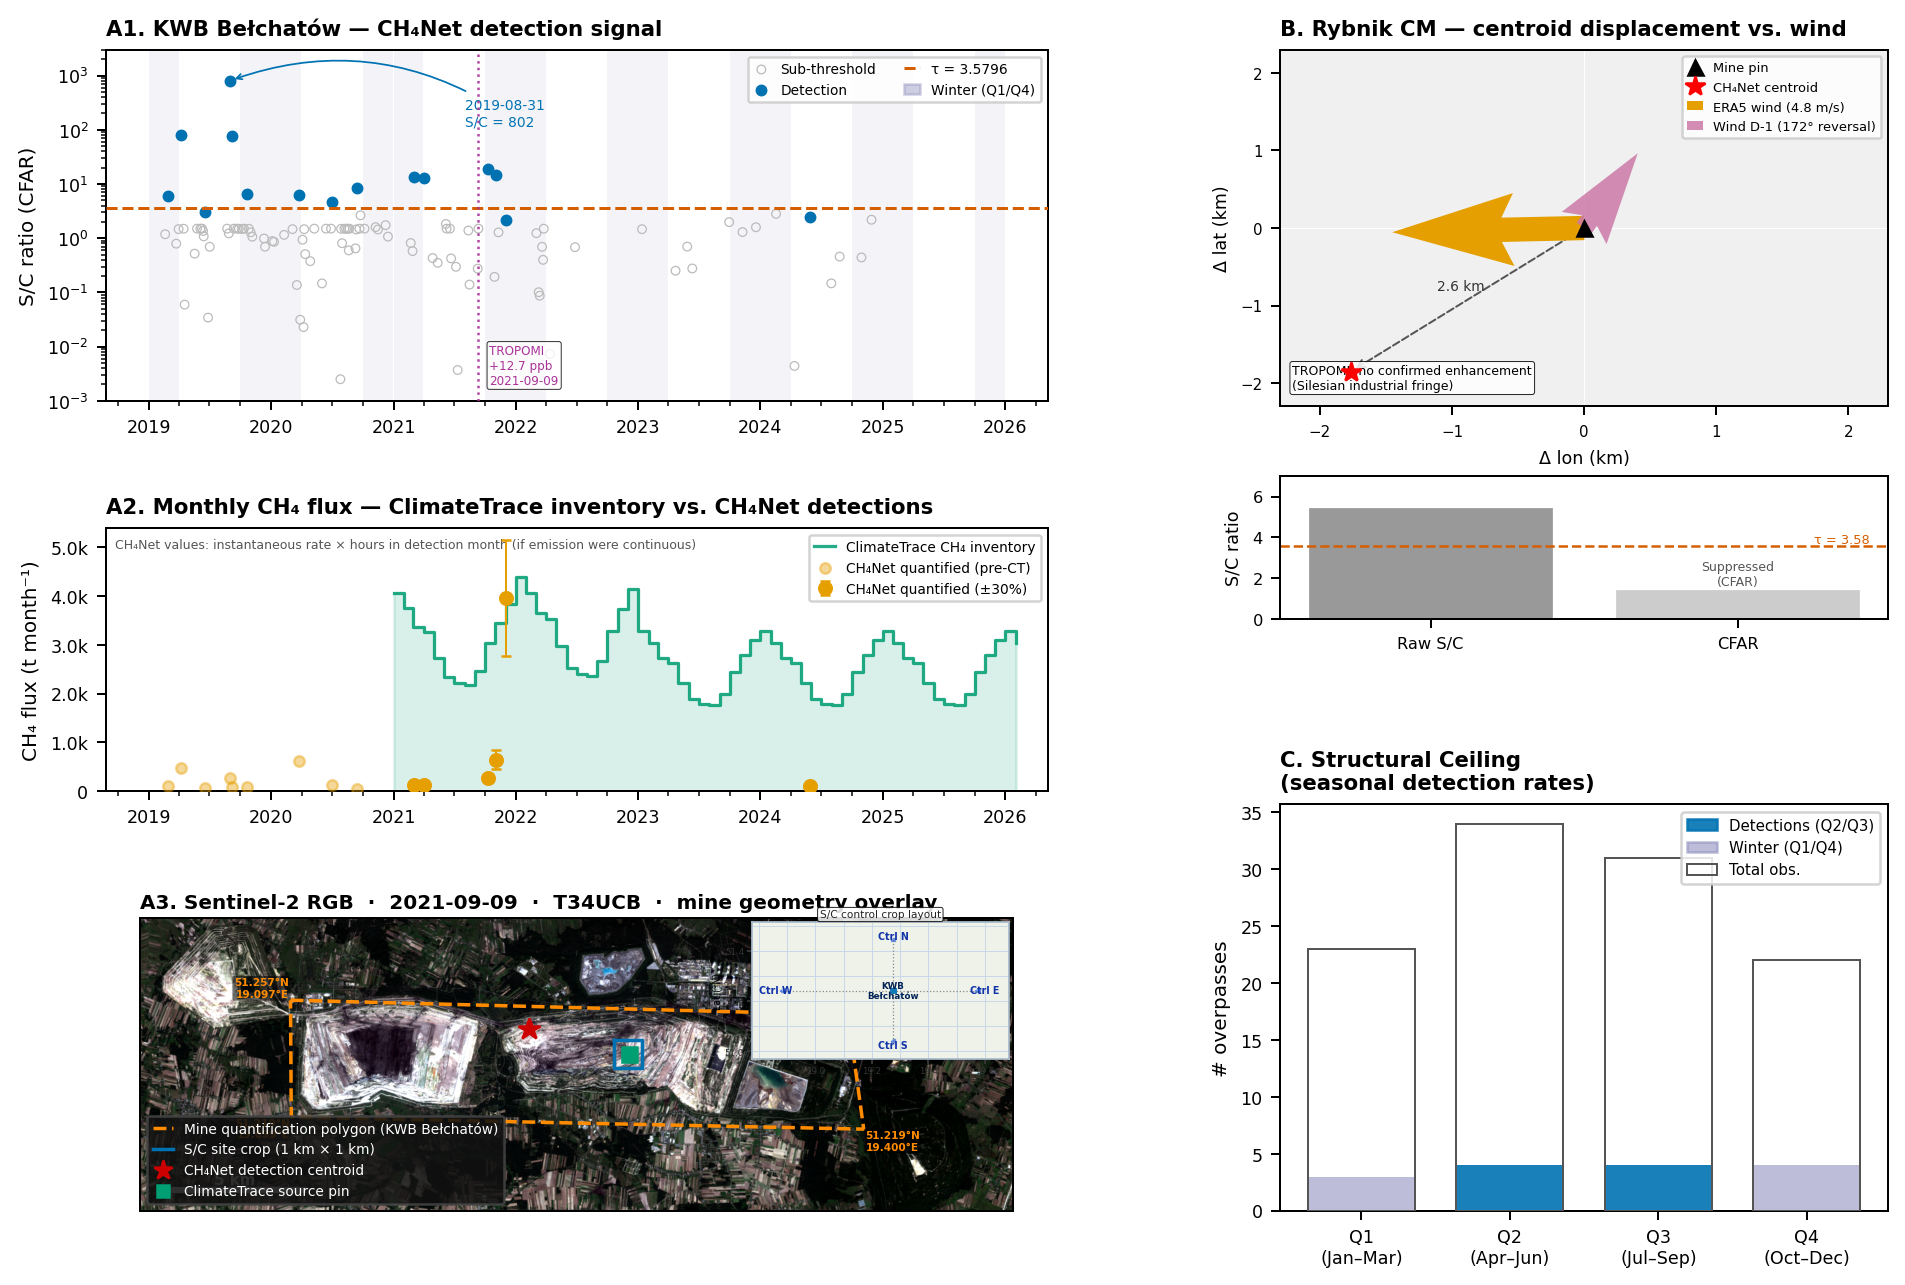

This chart was generated by the following Python code:
"""
Bełchatów detection figure — Panel A restructured as 3 sub-panels:
  A1: S/C CFAR time series with winter shading + TROPOMI annotation
  A2: ClimateTrace monthly CH4 (t/month) vs CH4Net quantified flow (kg/h → t/day)
  A3: Sentinel-2 RGB map of mine with polygon, S/C crop box, detection centroid
  B:  Rybnik CM displacement + CFAR bar (unchanged)
  C:  Seasonal detection counts (unchanged)
"""

import json, math
import numpy as np
import pandas as pd
import matplotlib.pyplot as plt
import matplotlib.gridspec as gridspec
import matplotlib.dates as mdates
import matplotlib.patches as mpatches
import matplotlib.ticker as mticker
from matplotlib.colors import Normalize
from matplotlib.lines import Line2D
from pathlib import Path

plt.rcParams.update({
    'font.size': 8, 'axes.labelsize': 8,
    'xtick.labelsize': 7, 'ytick.labelsize': 7, 'legend.fontsize': 7,
    'font.family': 'sans-serif', 'font.sans-serif': ['Arial', 'Helvetica', 'DejaVu Sans'],
    'pdf.fonttype': 42, 'axes.linewidth': 0.8,
})
COLORS = {
    'above': '#0072B2', 'sub': '#BBBBBB', 'thresh': '#D55E00',
    'ct': '#009E73', 'quant': '#E69F00', 'winter': '#8888BB',
}
TAU = 3.5796
ROOT = Path(__file__).parent.parent

# ── helpers ──────────────────────────────────────────────────────────────────
def wgs84_to_utm34n(lat_deg, lon_deg):
    a=6378137.0; e2=0.00669437999014; k0=0.9996; lon0=21.0
    lat=math.radians(lat_deg); lon=math.radians(lon_deg); lon0r=math.radians(lon0)
    N=a/math.sqrt(1-e2*math.sin(lat)**2); T=math.tan(lat)**2
    A_=math.cos(lat)*(lon-lon0r); e4=e2**2; e6=e2**3
    M=a*((1-e2/4-3*e4/64-5*e6/256)*lat-(3*e2/8+3*e4/32+45*e6/1024)*math.sin(2*lat)
         +(15*e4/256+45*e6/1024)*math.sin(4*lat)-(35*e6/3072)*math.sin(6*lat))
    x=500000+k0*N*(A_+(1-T)*A_**3/6+(5-18*T+T**2)*A_**5/120)
    y=k0*(M+N*math.tan(lat)*(A_**2/2+(5-T+9*T)*A_**4/24+(61-58*T+T**2)*A_**6/720))
    return x, y

def utm_to_px(utm_x, utm_y, origin_x=300000, origin_y=5700000, res=10):
    """Return (col, row) pixel in the T34UCB tile."""
    return (utm_x - origin_x) / res, (origin_y - utm_y) / res

def pct_stretch(arr, lo=2, hi=98):
    p_lo, p_hi = np.percentile(arr, lo), np.percentile(arr, hi)
    return np.clip((arr - p_lo) / (p_hi - p_lo + 1e-6), 0, 1)

# ── Data ─────────────────────────────────────────────────────────────────────
with open(ROOT / 'results_analysis/belchatow_annual_timeseries_mbsp.json') as f:
    bel_data = json.load(f)

dates, sc_scores, is_detect, partial = [], [], [], []
flow_dates, flow_kgh, flow_lo, flow_hi = [], [], [], []

for r in bel_data['records']:
    dt = r.get('acquisition_date') or r.get('search', {}).get('acquisition_date')
    if not dt: continue
    det = r.get('detection', {}); q = r.get('quantification', {})
    if 'sc_cfar' not in det: continue
    dates.append(dt); sc_scores.append(det['sc_cfar'])
    is_detect.append(det.get('cfar_detect', False))
    partial.append(r.get('partial_swath', False))
    if det.get('cfar_detect') and q.get('flow_rate_kgh') is not None:
        flow_dates.append(dt)
        flow_kgh.append(q['flow_rate_kgh'])
        flow_lo.append(q['flow_rate_lower_kgh'])
        flow_hi.append(q['flow_rate_upper_kgh'])

df = pd.DataFrame({'date': dates, 'sc_cfar': sc_scores,
                   'detect': is_detect, 'partial': partial})
df['date'] = pd.to_datetime(df['date'], format='mixed', utc=True)
df = df[~df['partial']].copy()
df['quarter'] = df['date'].dt.quarter

fd = pd.to_datetime(flow_dates, format='mixed', utc=True)
flow_kgh = np.array(flow_kgh)
flow_lo  = np.array(flow_lo)
flow_hi  = np.array(flow_hi)
# Convert kg/h → t/month using actual days in the detection month
# (apples-to-apples with ClimateTrace monthly totals)
import calendar
days_in_month = np.array([calendar.monthrange(d.year, d.month)[1] for d in fd])
to_t_month = 24 * days_in_month / 1000   # array, one per detection
flow_t    = flow_kgh * to_t_month
flow_t_lo = flow_lo  * to_t_month
flow_t_hi = flow_hi  * to_t_month

# ClimateTrace
ct_raw = pd.read_csv(ROOT / 'data/16168_climate_trace_ch4.csv')
ct = ct_raw[ct_raw['gas'] == 'ch4'].copy()
def parse_ct(s):
    p = str(s).split('-')
    return pd.Timestamp(f"{p[0]}-{int(p[1]):02d}-{int(p[2]):02d}", tz='UTC')
ct['date'] = ct['start_time'].apply(parse_ct)
ct = ct.sort_values('date')

# Rybnik
with open(ROOT / 'results_analysis/rybnik_centroid_vs_wind.json') as f:
    ryb = json.load(f)

# ── S2 map crop (2021-09-09 npy — good clear summer image) ──────────────────
# Use the 2021-09-09 tile for the map (it was the requested date; not detected
# but the RGB is fine for geographic context — we're showing location, not signal)
npy_path = ROOT/'data/npy_cache/S2B_MSIL1C_20210909T095029_N0500_R079_T34UCB_20230117T015854.npy'
s2 = np.load(npy_path)

# Crop covering the mine polygon + padding (zoomed out more for label clearance)
# Mine polygon px: rows 1987-2460, cols 6721-8823
PAD_R, PAD_C = 300, 550
r0, r1 = 1987 - PAD_R, 2460 + PAD_R
c0, c1 = 6721 - PAD_C, 8823 + PAD_C
map_crop = s2[r0:r1, c0:c1, :].astype(np.float32)

rgb = np.stack([pct_stretch(map_crop[:,:,3]),   # B04 Red
                pct_stretch(map_crop[:,:,2]),   # B03 Green
                pct_stretch(map_crop[:,:,1])],  # B02 Blue
               axis=-1)

# Key pixel positions relative to crop
def crop_px(lat, lon):
    """Pixel (col-in-crop, row-in-crop) for a lat/lon."""
    x, y = wgs84_to_utm34n(lat, lon)
    gc, gr = utm_to_px(x, y)
    return gc - c0, gr - r0   # col offset, row offset

# Mine polygon corners (in crop-px)
corners_latlon = [(51.2570, 19.0970), (51.2566, 19.3900),
                  (51.2190, 19.3996), (51.2185, 19.0990)]
corners_px = [crop_px(la, lo) for la, lo in corners_latlon]
mine_xs = [p[0] for p in corners_px] + [corners_px[0][0]]
mine_ys = [p[1] for p in corners_px] + [corners_px[0][1]]

# S/C crop box centred at 51.242°N, 19.275°E, 100×100 px at 10m = 1km
mc_x, mc_y = crop_px(51.242, 19.275)
box_half = 50   # 500m radius = 100px × 10m/px
box_x = [mc_x-box_half, mc_x+box_half, mc_x+box_half, mc_x-box_half, mc_x-box_half]
box_y = [mc_y-box_half, mc_y-box_half, mc_y+box_half, mc_y+box_half, mc_y-box_half]

# Detection centroid & ClimateTrace pin
det_x, det_y = crop_px(51.2495, 19.2227)
ct_x,  ct_y  = crop_px(51.2420, 19.2754)

# ── Figure layout ─────────────────────────────────────────────────────────────
# Left column: 3 stacked sub-panels for Panel A
# Right: B (map+bar) and C (seasonal)
fig = plt.figure(figsize=(11.0, 7.5))
gs_root = gridspec.GridSpec(1, 2, width_ratios=[1.55, 1.0],
                             wspace=0.30, left=0.07, right=0.97,
                             top=0.94, bottom=0.08)

# Left column = 3 rows for A1, A2, A3
gs_A = gridspec.GridSpecFromSubplotSpec(3, 1, subplot_spec=gs_root[0],
                                         hspace=0.42,
                                         height_ratios=[1.2, 0.9, 1.0])
axA1 = fig.add_subplot(gs_A[0])
axA2 = fig.add_subplot(gs_A[1])
axA3 = fig.add_subplot(gs_A[2])

# Right column = B (top 60%) + C (bottom 40%)
gs_R = gridspec.GridSpecFromSubplotSpec(2, 1, subplot_spec=gs_root[1],
                                          hspace=0.38, height_ratios=[1.4, 1.0])
# B splits map + bar
gs_B = gridspec.GridSpecFromSubplotSpec(2, 1, subplot_spec=gs_R[0],
                                          height_ratios=[2.5, 1], hspace=0.28)
axB_map = fig.add_subplot(gs_B[0])
axB_bar = fig.add_subplot(gs_B[1])
axC = fig.add_subplot(gs_R[1])

# ══════════════════════════════════════════════════════════════════════════════
# A1 — S/C CFAR timeseries
# ══════════════════════════════════════════════════════════════════════════════
for yr in range(2019, 2026):
    axA1.axvspan(pd.Timestamp(f'{yr}-01-01', tz='UTC'),
                 pd.Timestamp(f'{yr}-03-31', tz='UTC'),
                 alpha=0.09, color=COLORS['winter'], lw=0, zorder=0)
    axA1.axvspan(pd.Timestamp(f'{yr}-10-01', tz='UTC'),
                 pd.Timestamp(f'{yr}-12-31', tz='UTC'),
                 alpha=0.09, color=COLORS['winter'], lw=0, zorder=0)

ab = df['detect'] == True; su = ~ab
axA1.scatter(df.loc[su, 'date'], df.loc[su, 'sc_cfar'],
             facecolors='none', edgecolors=COLORS['sub'], s=12, lw=0.5,
             label='Sub-threshold', zorder=3)
axA1.scatter(df.loc[ab, 'date'], df.loc[ab, 'sc_cfar'],
             color=COLORS['above'], s=14, label='Detection', zorder=4)
axA1.axhline(TAU, color=COLORS['thresh'], ls='--', lw=1.2,
             label=f'τ = {TAU}', zorder=5)

# TROPOMI: vertical tick at date only — not on S/C value scale
tropomi_dt = pd.Timestamp('2021-09-09', tz='UTC')
axA1.axvline(tropomi_dt, color='#AA3399', lw=1.0, ls=':', zorder=6, alpha=0.9)
axA1.text(tropomi_dt + pd.Timedelta(days=35), 1.8e-3,
          'TROPOMI\n+12.7 ppb\n2021-09-09',
          fontsize=4.8, color='#AA3399', va='bottom', ha='left',
          bbox=dict(boxstyle='round,pad=0.2', fc='white', alpha=0.8, lw=0.4))

# Outlier annotation
axA1.annotate('2019-08-31\nS/C = 802',
              xy=(pd.Timestamp('2019-08-31', tz='UTC'), 802.6),
              xytext=(pd.Timestamp('2021-08-01', tz='UTC'), 200),
              fontsize=5.5, color=COLORS['above'],
              arrowprops=dict(arrowstyle='->', lw=0.7, color=COLORS['above'],
                              connectionstyle='arc3,rad=0.25'), va='center')

axA1.set_yscale('log'); axA1.set_ylim(1e-3, 3000)
axA1.set_ylabel('S/C ratio (CFAR)', fontsize=8)
axA1.set_title('A1. KWB Bełchatów — CH₄Net detection signal',
                fontweight='bold', loc='left', fontsize=8.5)
axA1.xaxis.set_major_locator(mdates.YearLocator())
axA1.xaxis.set_major_formatter(mdates.DateFormatter('%Y'))
axA1.xaxis.set_minor_locator(mdates.MonthLocator(bymonth=[4, 7, 10]))
axA1.tick_params(axis='x', which='minor', length=2)

win_p = mpatches.Patch(color=COLORS['winter'], alpha=0.4, label='Winter (Q1/Q4)')
h1, l1 = axA1.get_legend_handles_labels()
axA1.legend(h1 + [win_p], l1 + ['Winter (Q1/Q4)'],
            fontsize=5.5, loc='upper right', framealpha=0.85,
            ncol=2, handlelength=1.2)

# ══════════════════════════════════════════════════════════════════════════════
# A2 — Emissions comparison: ClimateTrace vs CH4Net quantified
# ══════════════════════════════════════════════════════════════════════════════
# ClimateTrace as step line
ct_vis = ct[ct['date'] >= pd.Timestamp('2021-01-01', tz='UTC')]
axA2.step(ct_vis['date'], ct_vis['emissions_quantity'],
          where='post', color=COLORS['ct'], lw=1.3, alpha=0.85,
          label='ClimateTrace CH₄ inventory', zorder=3)
axA2.fill_between(ct_vis['date'], 0, ct_vis['emissions_quantity'],
                   step='post', color=COLORS['ct'], alpha=0.15, zorder=2)

# CH4Net quantified detections as scatter + error bars (t/month)
# Only show those with CT coverage (2021+)
vis_mask = fd >= pd.Timestamp('2021-01-01', tz='UTC')
if vis_mask.any():
    yerr_lo = (flow_t - flow_t_lo)[vis_mask]
    yerr_hi = (flow_t_hi - flow_t)[vis_mask]
    axA2.errorbar(fd[vis_mask], flow_t[vis_mask],
                  yerr=[yerr_lo, yerr_hi],
                  fmt='o', color=COLORS['quant'], ms=5, lw=0.8, capsize=2,
                  label='CH₄Net quantified (±30%)', zorder=5)

# All quantified detections (pre-2021 too) as lighter background markers
all_vis = fd < pd.Timestamp('2021-01-01', tz='UTC')
if all_vis.any():
    axA2.scatter(fd[all_vis], flow_t[all_vis], marker='o',
                 color=COLORS['quant'], alpha=0.4, s=18, zorder=4,
                 label='CH₄Net quantified (pre-CT)')

axA2.set_ylabel('CH₄ flux (t month⁻¹)', fontsize=8)
axA2.set_title('A2. Monthly CH₄ flux — ClimateTrace inventory vs. CH₄Net detections',
                fontweight='bold', loc='left', fontsize=8.5)
axA2.xaxis.set_major_locator(mdates.YearLocator())
axA2.xaxis.set_major_formatter(mdates.DateFormatter('%Y'))
axA2.xaxis.set_minor_locator(mdates.MonthLocator(bymonth=[4, 7, 10]))
axA2.tick_params(axis='x', which='minor', length=2)
axA2.set_xlim(axA1.get_xlim())
axA2.yaxis.set_major_formatter(mticker.FuncFormatter(
    lambda x, _: f'{x/1000:.1f}k' if x >= 1000 else f'{x:.0f}'))
axA2.legend(fontsize=5.5, loc='upper right', framealpha=0.85, handlelength=1.5)
axA2.set_ylim(bottom=0)
axA2.text(0.01, 0.96,
          'CH₄Net values: instantaneous rate × hours in detection month (if emission were continuous)',
          transform=axA2.transAxes, fontsize=5.0, color='#555555', va='top')

# ══════════════════════════════════════════════════════════════════════════════
# A3 — Sentinel-2 RGB map with mine geometry
# ══════════════════════════════════════════════════════════════════════════════
axA3.imshow(rgb, origin='upper', interpolation='bilinear', aspect='equal')

# Mine quantification polygon (orange dashed)
axA3.plot(mine_xs, mine_ys, color='#FF8C00', lw=1.4, ls='--',
          label='Mine quantification polygon (KWB Bełchatów)')

# Corner coordinate labels — offset slightly outside the polygon
corner_labels = [
    # (crop_px col, crop_px row, ha, va, lat_str, lon_str)
    (corners_px[0][0], corners_px[0][1], 'right', 'bottom', '51.257°N', '19.097°E'),  # NW
    (corners_px[1][0], corners_px[1][1], 'left',  'bottom', '51.257°N', '19.390°E'),  # NE
    (corners_px[2][0], corners_px[2][1], 'left',  'top',    '51.219°N', '19.400°E'),  # SE
    (corners_px[3][0], corners_px[3][1], 'right', 'top',    '51.219°N', '19.099°E'),  # SW
]
for cx, cy, ha, va, lat_s, lon_s in corner_labels:
    ox = -6 if ha == 'right' else 6
    oy = -4 if va == 'bottom' else 4
    axA3.text(cx + ox, cy + oy, f'{lat_s}\n{lon_s}',
              ha=ha, va=va, fontsize=4.2, color='#FF8C00',
              fontweight='bold',
              bbox=dict(boxstyle='round,pad=0.15', fc='black', alpha=0.55, lw=0))

# S/C analysis crop box (blue solid)
axA3.plot(box_x, box_y, color=COLORS['above'], lw=1.4, ls='-',
          label='S/C site crop (1 km × 1 km)')

# Detection centroid (red star)
axA3.plot(det_x, det_y, '*', color='#CC0000', ms=9, zorder=6,
          label='CH₄Net detection centroid')

# ClimateTrace pin
axA3.plot(ct_x, ct_y, 's', color=COLORS['ct'], ms=6, zorder=6,
          label='ClimateTrace source pin')

# Scale bar — 500 px = 5 km at 10m/px
sh = rgb.shape
sb_x0, sb_x1 = sh[1]*0.03, sh[1]*0.03 + 500
sb_y = sh[0]*0.93
axA3.plot([sb_x0, sb_x1], [sb_y, sb_y], 'w-', lw=2.5)
axA3.text((sb_x0+sb_x1)/2, sb_y - 12, '5 km',
          ha='center', va='bottom', fontsize=6, color='white', fontweight='bold')

axA3.set_xticks([]); axA3.set_yticks([])
axA3.set_title('A3. Sentinel-2 RGB  ·  2021-09-09  ·  T34UCB  ·  mine geometry overlay',
                fontweight='bold', loc='left', fontsize=8.0, pad=4)

# N arrow (top-right)
axA3.annotate('N', xy=(0.975, 0.90), xytext=(0.975, 0.80),
              xycoords='axes fraction', textcoords='axes fraction',
              ha='center', fontsize=7, fontweight='bold', color='white',
              arrowprops=dict(arrowstyle='->', color='white', lw=1.2))

# Legend bottom-LEFT to keep SE corner clear
axA3.legend(fontsize=5.5, loc='lower left', framealpha=0.88,
            handlelength=1.5, markerscale=0.85,
            facecolor='#111111', labelcolor='white',
            edgecolor='#444444')

# ── Control-crop locator inset — geographic map style, fully in top-right corner ──
# Uses real lat/lon coordinates with graticule grid (looks like a map, no tiles needed)
# Site: 51.242°N, 19.275°E; offsets N/S=0.20°, E=0.30°, W=0.39°
site_lat, site_lon = 51.242, 19.275
ctrl_offsets = {
    'N': (site_lat + 0.20, site_lon),
    'S': (site_lat - 0.20, site_lon),
    'E': (site_lat,         site_lon + 0.30),
    'W': (site_lat,         site_lon - 0.39),
}
# Lon/lat bounds for inset
lon_min, lon_max = site_lon - 0.50, site_lon + 0.41
lat_min, lat_max = site_lat - 0.27, site_lat + 0.27

# Inset fully in top-right corner
ax_cc = axA3.inset_axes([0.70, 0.52, 0.295, 0.465])
ax_cc.set_facecolor('#EDF4FB')   # light blue-grey — "water/terrain" feel

# Draw graticule grid (0.1° spacing)
import numpy as _np
for glon in _np.arange(math.floor(lon_min*10)/10, lon_max, 0.1):
    ax_cc.axvline(glon, color='#C8D8E8', lw=0.4, zorder=1)
for glat in _np.arange(math.floor(lat_min*10)/10, lat_max, 0.1):
    ax_cc.axhline(glat, color='#C8D8E8', lw=0.4, zorder=1)

# Terrain fill (very light green to suggest land)
ax_cc.set_facecolor('#EEF2E8')

# Control crop boxes — 1km ≈ 0.009° lat, 0.014° lon at 51°N
box_dlat = 0.0045   # half-box in lat
box_dlon = 0.0067   # half-box in lon
for name, (clat, clon) in ctrl_offsets.items():
    rect = mpatches.Rectangle(
        (clon - box_dlon, clat - box_dlat), 2*box_dlon, 2*box_dlat,
        edgecolor='#2255CC', facecolor='#99BBFF', alpha=0.6, lw=0.9,
        linestyle='--', zorder=4)
    ax_cc.add_patch(rect)
    # label outside the box
    lbl_offsets = {'N': (0, 0.015), 'S': (0, -0.018),
                   'E': (0.025, 0), 'W': (-0.025, 0)}
    dx, dy = lbl_offsets[name]
    ax_cc.text(clon + dx, clat + dy, f'Ctrl {name}',
               ha='center', va='center', fontsize=3.8,
               color='#1133AA', fontweight='bold', zorder=5)

# Site crop box (solid blue, smaller)
site_rect = mpatches.Rectangle(
    (site_lon - box_dlon, site_lat - box_dlat), 2*box_dlon, 2*box_dlat,
    edgecolor=COLORS['above'], facecolor='#88BBFF', alpha=0.9, lw=1.2, zorder=5)
ax_cc.add_patch(site_rect)
ax_cc.text(site_lon, site_lat, 'KWB\nBełchatów', ha='center', va='center',
           fontsize=3.5, color='#002255', fontweight='bold', zorder=6)

# Dotted lines from site to each control
for name, (clat, clon) in ctrl_offsets.items():
    ax_cc.plot([site_lon, clon], [site_lat, clat],
               color='#888888', lw=0.5, ls=':', zorder=2)

# Axis ticks: 0.2° spacing
ax_cc.set_xlim(lon_min, lon_max)
ax_cc.set_ylim(lat_min, lat_max)
ax_cc.set_xticks([19.0, 19.2, 19.4, 19.6])
ax_cc.set_yticks([51.0, 51.2, 51.4])
ax_cc.tick_params(labelsize=3.5, pad=1, length=2, colors='#333333')
ax_cc.set_xlabel('Lon (°E)', fontsize=3.8, labelpad=1)
ax_cc.set_ylabel('Lat (°N)', fontsize=3.8, labelpad=1)
for sp in ax_cc.spines.values():
    sp.set_edgecolor('#AABBCC'); sp.set_linewidth(0.7)
ax_cc.set_title('S/C control crop layout', fontsize=4.2, pad=2,
                 color='#222222',
                 bbox=dict(boxstyle='round,pad=0.2', fc='white', alpha=0.85, lw=0.4))

# ══════════════════════════════════════════════════════════════════════════════
# B — Rybnik (unchanged)
# ══════════════════════════════════════════════════════════════════════════════
pin_lon, pin_lat = ryb['cm_pin']['lon'], ryb['cm_pin']['lat']
cen_lon, cen_lat = ryb['centroid']['centroid_lon'], ryb['centroid']['centroid_lat']
u_e, v_e = ryb['era5_wind']['era5_u_ms'], ryb['era5_wind']['era5_v_ms']

def deg_to_km(dlon, dlat, ref_lat):
    return (dlon*111.32*math.cos(math.radians(ref_lat)), dlat*111.32)

dx_cen, dy_cen = deg_to_km(cen_lon-pin_lon, cen_lat-pin_lat, pin_lat)

axB_map.set_facecolor('#F0F0F0')
axB_map.axhline(0, color='white', lw=0.5); axB_map.axvline(0, color='white', lw=0.5)
axB_map.plot(0, 0, 'k^', ms=6, label='Mine pin', zorder=5)
axB_map.plot(dx_cen, dy_cen, 'r*', ms=8, label='CH₄Net centroid', zorder=5)
ws = 0.30
axB_map.quiver(0, 0, u_e*ws, v_e*ws, color='#E69F00', scale_units='xy', scale=1,
               width=0.04, label=f'ERA5 wind ({ryb["era5_wind"]["wind_speed_ms"]:.1f} m/s)',
               zorder=4)
dir_cm = ryb['cm_wind_one_day_prior']['wind_dir_deg']
spd_cm = ryb['cm_wind_one_day_prior']['wind_speed_ms']
u_cm = -spd_cm*math.sin(math.radians(dir_cm))
v_cm = -spd_cm*math.cos(math.radians(dir_cm))
axB_map.quiver(0, 0, u_cm*ws, v_cm*ws, color='#CC79A7', scale_units='xy', scale=1,
               width=0.04, label='Wind D-1 (172° reversal)', zorder=4, alpha=0.85)
axB_map.annotate('', xy=(dx_cen, dy_cen), xytext=(0, 0),
                 arrowprops=dict(arrowstyle='->', lw=0.8, color='#555555', ls='dashed'))
axB_map.text(dx_cen/2-0.05, dy_cen/2+0.12, f'{ryb["displacement_m"]/1000:.1f} km',
             fontsize=5.5, ha='center', color='#333333')
m = 2.3
axB_map.set_xlim(-m, m); axB_map.set_ylim(-m, m)
axB_map.set_xlabel('Δ lon (km)', fontsize=7); axB_map.set_ylabel('Δ lat (km)', fontsize=7)
axB_map.tick_params(labelsize=6)
axB_map.set_title('B. Rybnik CM — centroid displacement vs. wind',
                   fontweight='bold', loc='left', fontsize=8.5)
axB_map.text(0.02, 0.04, 'TROPOMI: no confirmed enhancement\n(Silesian industrial fringe)',
             transform=axB_map.transAxes, fontsize=5.0, va='bottom',
             bbox=dict(boxstyle='round,pad=0.2', fc='white', alpha=0.85, lw=0.4))
axB_map.legend(fontsize=5.2, loc='upper right', framealpha=0.85, handlelength=1.2)

axB_bar.bar(['Raw S/C', 'CFAR'], [5.48, 1.48],
            color=['#999999', '#CCCCCC'], edgecolor='white', lw=0.5)
axB_bar.axhline(TAU, color=COLORS['thresh'], ls='--', lw=1.0)
axB_bar.set_ylabel('S/C ratio', fontsize=7)
axB_bar.set_ylim(0, 7)
axB_bar.tick_params(labelsize=6.5)
axB_bar.text(0.97, TAU+0.12, f'τ = {TAU:.2f}', ha='right', fontsize=5.2,
             color=COLORS['thresh'], transform=axB_bar.get_yaxis_transform())
axB_bar.text(1, 1.65, 'Suppressed\n(CFAR)', ha='center', fontsize=5.0, color='#555555')

# ══════════════════════════════════════════════════════════════════════════════
# C — Seasonal detection counts (unchanged)
# ══════════════════════════════════════════════════════════════════════════════
all_q = df['quarter'].value_counts()
det_q = df[df['detect']]['quarter'].value_counts()
q_lab   = ['Q1\n(Jan–Mar)', 'Q2\n(Apr–Jun)', 'Q3\n(Jul–Sep)', 'Q4\n(Oct–Dec)']
q_dets  = [det_q.get(i, 0) for i in range(1, 5)]
q_total = [all_q.get(i, 0) for i in range(1, 5)]
bar_c = [COLORS['winter'], COLORS['above'], COLORS['above'], COLORS['winter']]
bar_a = [0.55, 0.90, 0.90, 0.55]
for i in range(4):
    axC.bar(i, q_dets[i], color=bar_c[i], alpha=bar_a[i], width=0.72, zorder=2)
axC.bar(range(4), q_total, color='none', edgecolor='#555555', lw=0.8, width=0.72, zorder=3)
axC.set_xticks(range(4)); axC.set_xticklabels(q_lab, fontsize=7)
axC.set_ylabel('# overpasses', fontsize=8)
axC.set_title('C. Structural Ceiling\n(seasonal detection rates)',
               fontweight='bold', loc='left', fontsize=8.5)
p1 = mpatches.Patch(color=COLORS['above'], alpha=0.9, label='Detections (Q2/Q3)')
p2 = mpatches.Patch(color=COLORS['winter'], alpha=0.55, label='Winter (Q1/Q4)')
p3 = mpatches.Patch(fc='none', ec='#555555', lw=0.8, label='Total obs.')
axC.legend(handles=[p1, p2, p3], fontsize=6, loc='upper right', framealpha=0.85)

# ── Save ──────────────────────────────────────────────────────────────────────
out = Path('/sessions/brave-gallant-mayer/mnt/Downloads/figure_timeseries_enhanced.png')
plt.savefig(out, dpi=180, bbox_inches='tight', facecolor='white')
plt.savefig('figure_timeseries_enhanced.png', dpi=180, bbox_inches='tight', facecolor='white')
print(f'Saved → {out}')
plt.close()
